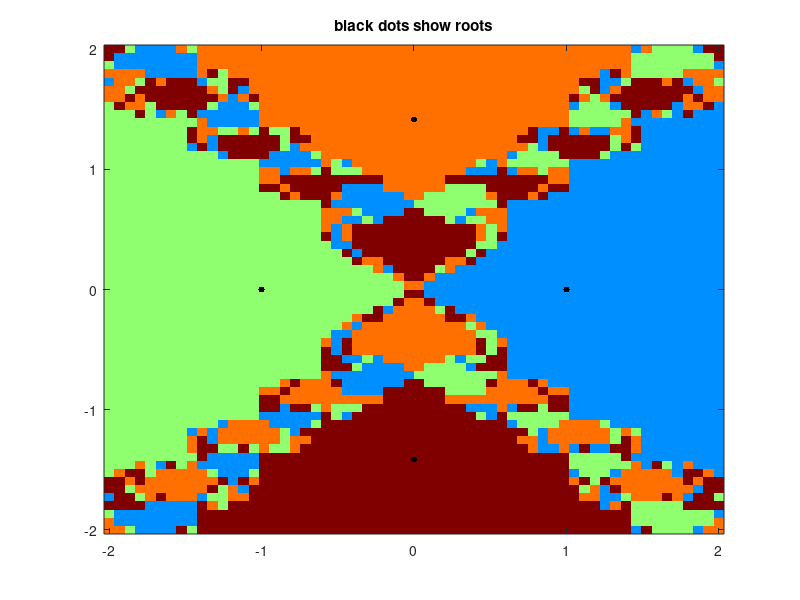

This chart was generated by the following MATLAB code:
function newtonfractal(ex,Nxy,viewxy)
% NEWTONFRACTAL  Plot fractal associated to Newton's method in the complex plane
% Example 1 f(z)=z^4+z^2-1:
%   >> newtonfractal
%   >> newtonfractal(1)          % same: default is example 1
%   >> newtonfractal(1,60)       % same: default is 60x60 grid
% Higher resolution:
%   >> newtonfractal(1,200)
% Detail:
%   >> newtonfractal(1,200,[0 1 0 1])
% Yet higher resolution (slow) on second example f(z)=cos(z)-z^3:
%   >> newtonfractal(2,500)

if nargin < 3
    viewxy = [-2 2 -2 2]; % region of complex plane to view
end
if nargin < 2
    Nxy = 60;             % pixels in each direction; resolution
end
if nargin < 1
    ex = 1;               % which example problem
end

% DESCRIBE PROBLEM
if ex == 1
    f = @(z) z.^4 + z.^2 - 2;
    df = @(z) 4*z.^3 + 2*z;
    targets = [1, -1, sqrt(2)*i, -sqrt(2)*i];
else
    f = @(z) cos(z) - z.^3;
    df = @(z) -sin(z) - 3*z.^2;
    targets = [0.865474033101614,
               -0.676359355882742 - 0.82081280466839i,
               -0.676359355882742 + 0.82081280466839i];
end

% METHOD PARAMETER:
Nnewt = 100; % maximum number of Newton steps to take; "4" give blobs of
             % color w/o fractal boundaries

% generate grid of points in plane
x = linspace(viewxy(1),viewxy(2),Nxy);
y = linspace(viewxy(3),viewxy(4),Nxy);
[xx,yy] = meshgrid(x,y);

% go through grid and mark which root we are close to (if any)
c = zeros(Nxy,Nxy);
for mx = 1:length(x)
    for my = 1:length(y)
        z = xx(mx,my) + i*yy(mx,my);
        for k = 1:Nnewt
            znew = z - f(z) / df(z);
            p = testtargets(znew);
            if p > 0
                c(mx,my) = p;  % we have decided on which root
                break
            else
                z = znew;      % keep going
            end
        end
    end
end

% image colored by which root (as listed in targets)
jetw = jet; jetw(1,:) = [1 1 1];  % make 0 color be white
imagesc(x,y,c,[0,max(max(c))])
colormap(jetw)
set(gca,'ydir','normal')
hold on
for p = 1:length(targets)
    r = targets(p);
    plot(real(r),imag(r),'k.','MarkerSize',14)
end
hold off  % axis square, axis tight
title('black dots show roots')

    function q = testtargets(z)
        for p = 1:length(targets)
            if abs(z - targets(p)) < 1.0e-4
                q = p;
                return
            end
        end
        q = 0;
        return
    end  % testtargets

end  % newtonfractal
